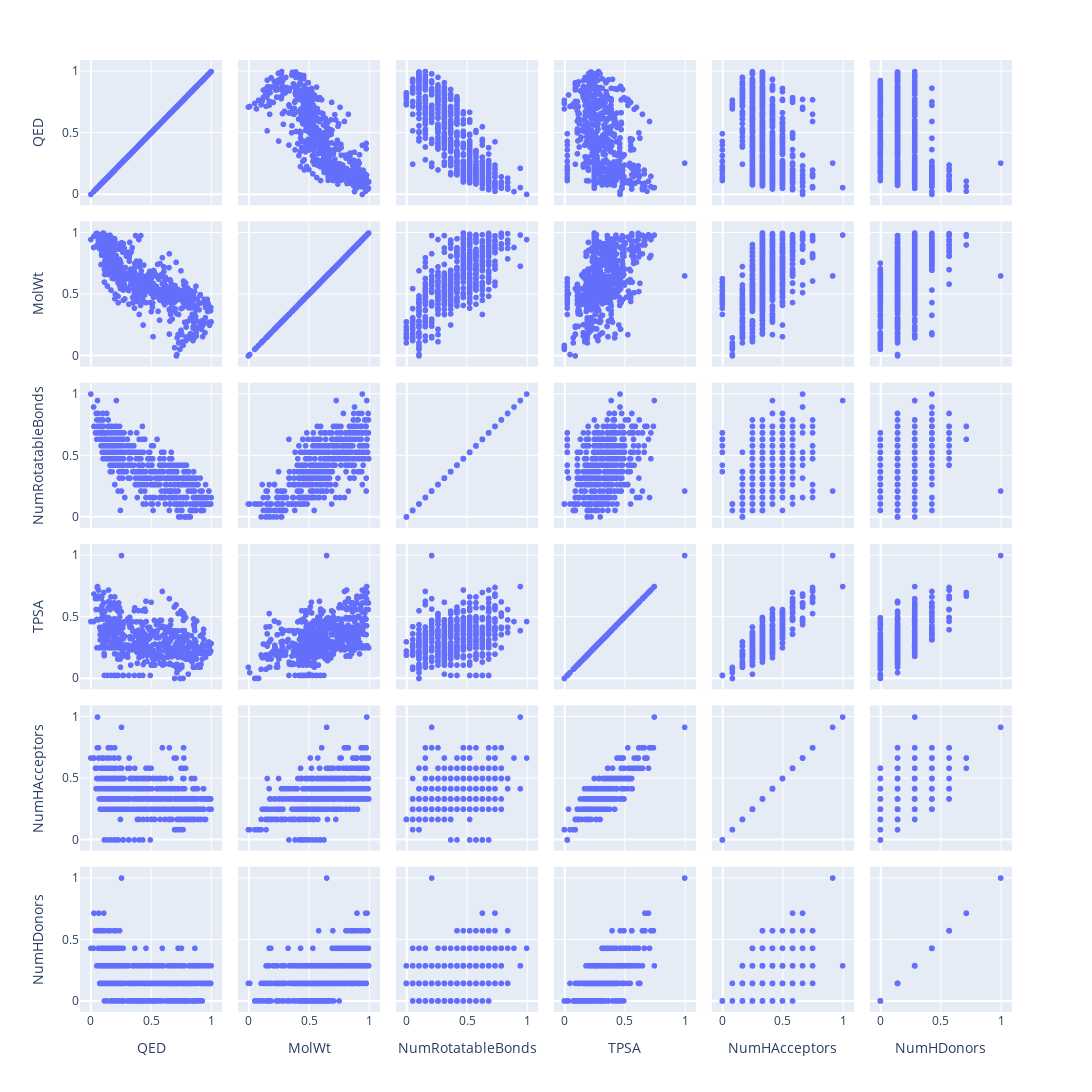

The notebook cell this image was saved under:
### Markdown cell above
# Visualización de resultados

El propósito de hacer el gráfico a continuación es tener una idea de cuáles serían las mejores características para pasar a K-means.

### Code cell
fig = px.scatter_matrix(ACHE.drop(ACHE.columns[[6]], axis=1),
width=1200, height=1600)
fig.show()

### Figure 1 — Plotly figure (JSON) as saved in the notebook; plotly's stock layout.template omitted (floating-point values rounded to 4 significant figures; data arrays with more than 128 entries replaced by an {"elided": "..."} marker saying what was removed)
{"data": [{"dimensions": [{"axis": {"matches": true}, "label": "QED", "values": {"elided": "710 float values"}}, {"axis": {"matches": true}, "label": "MolWt", "values": {"elided": "710 float values"}}, {"axis": {"matches": true}, "label": "NumRotatableBonds", "values": {"elided": "710 float values"}}, {"axis": {"matches": true}, "label": "TPSA", "values": {"elided": "710 float values"}}, {"axis": {"matches": true}, "label": "NumHAcceptors", "values": {"elided": "710 float values"}}, {"axis": {"matches": true}, "label": "NumHDonors", "values": {"elided": "710 float values"}}], "hovertemplate": "%{xaxis.title.text}=%{x}<br>%{yaxis.title.text}=%{y}<extra></extra>", "legendgroup": "", "marker": {"color": "#636efa", "symbol": "circle"}, "name": "", "showlegend": false, "type": "splom"}], "layout": {"dragmode": "select", "height": 1600, "legend": {"tracegroupgap": 0}, "margin": {"t": 60}, "width": 1200}}
